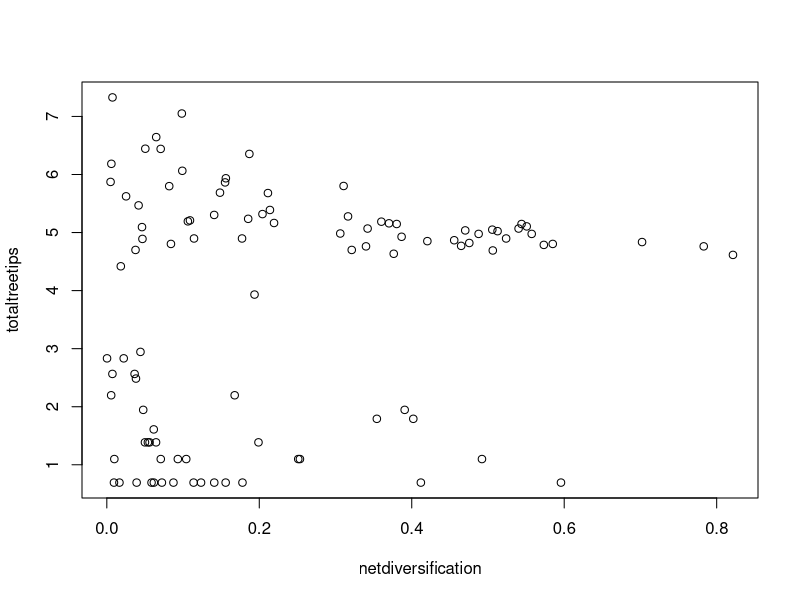
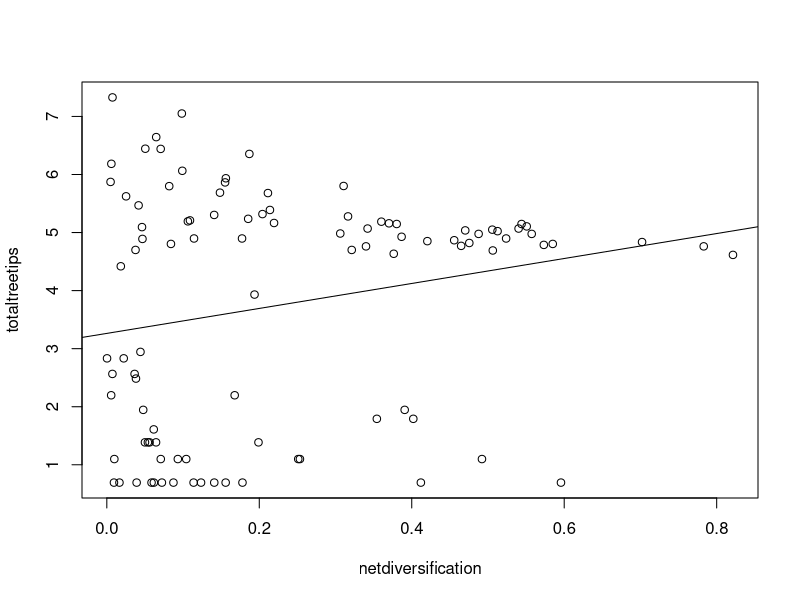
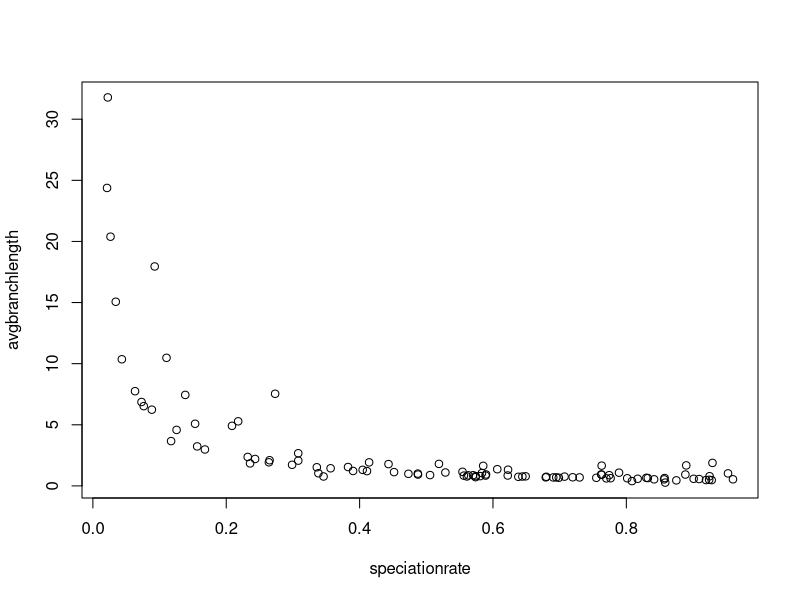
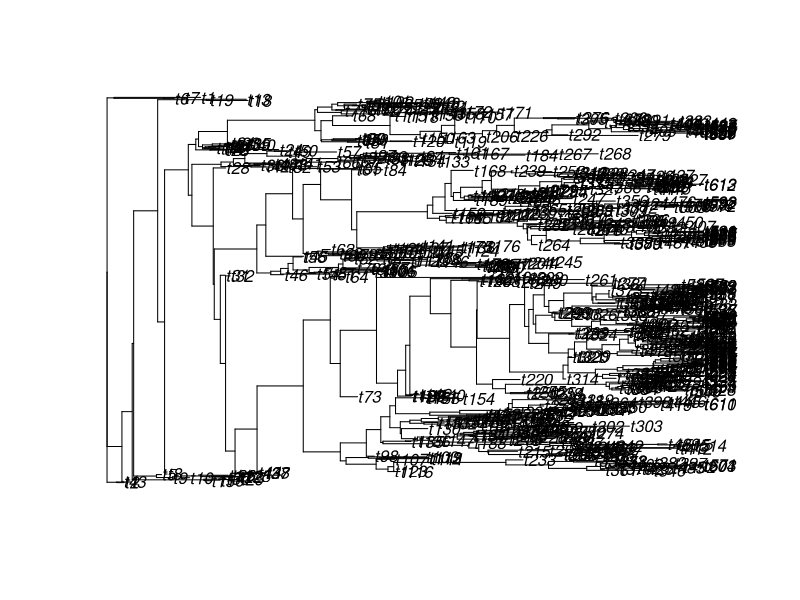
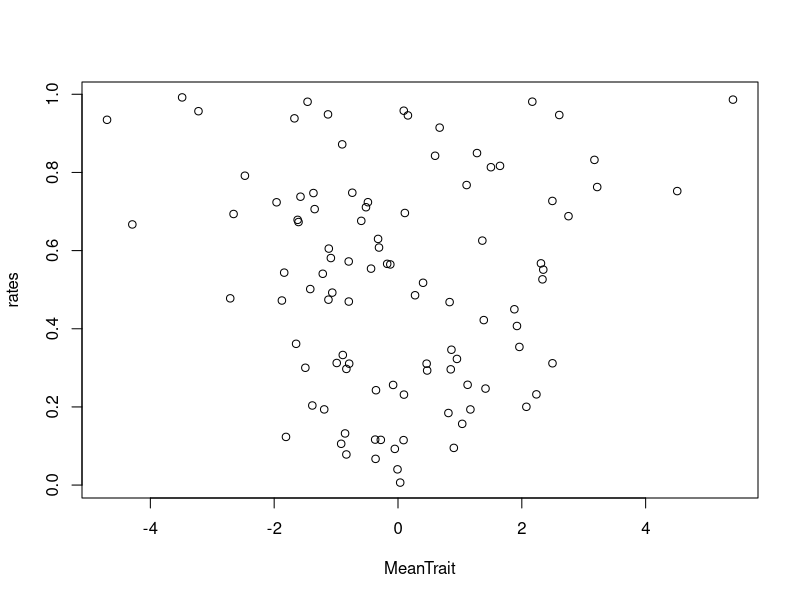
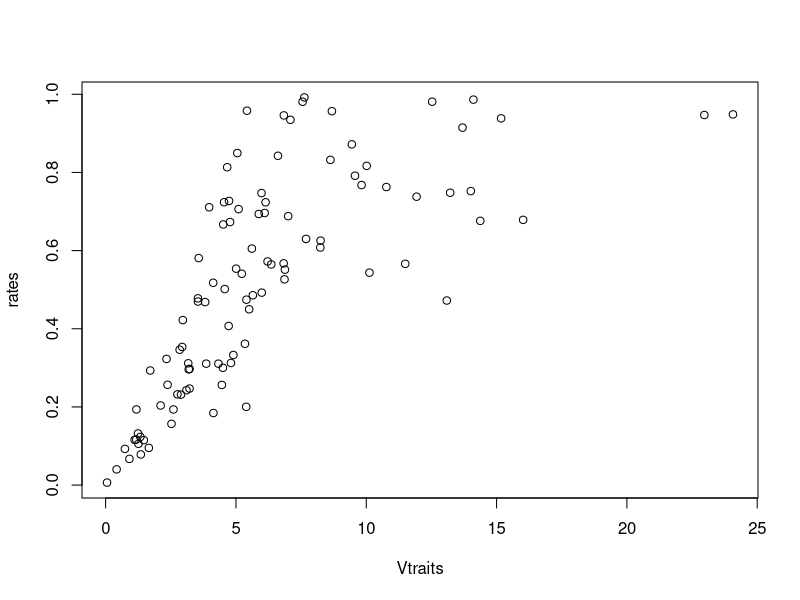
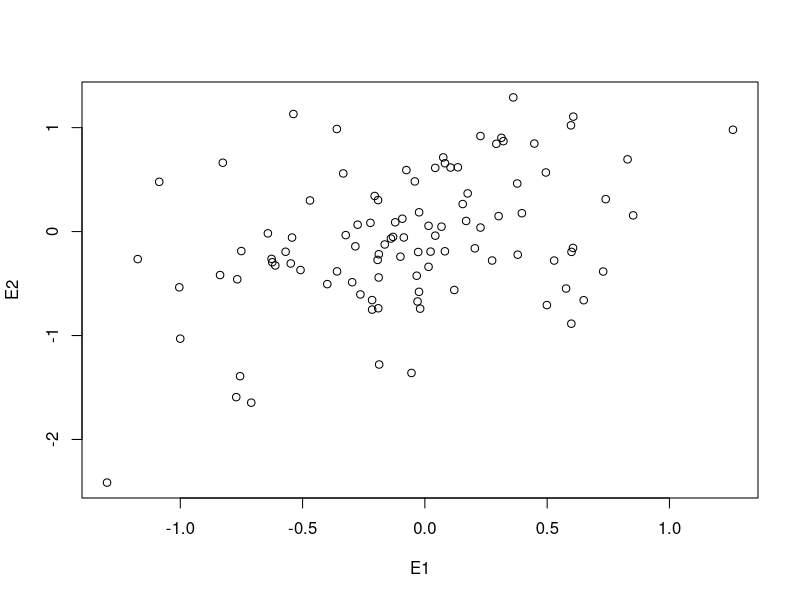
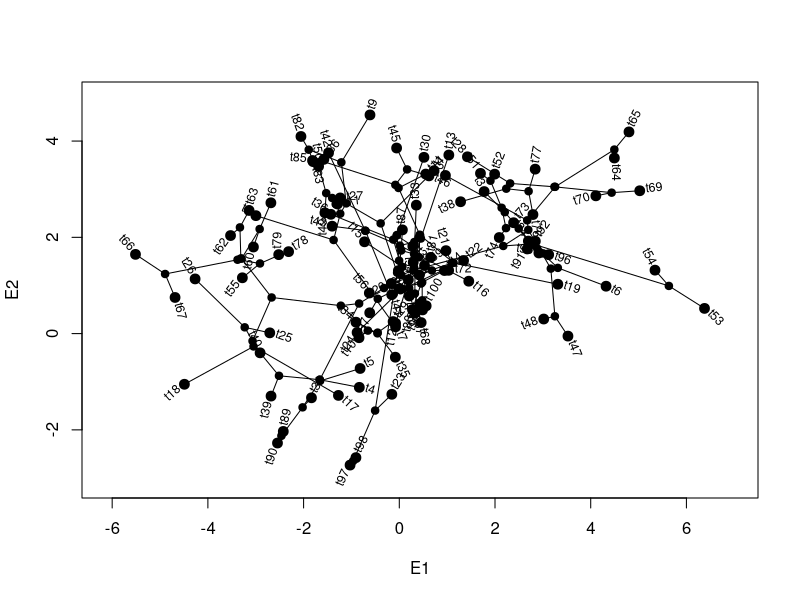

Write the R code that produced these figures, in order.
setwd("C:\\Users\\abh00\\OneDrive\\Desktop\\Evolution\\Tasks\\Task_10")
library(phytools)
trees<-list()
births<-vector()
Fractions<-vector()
netdiversification<-vector()
speciationrate<-vector()
avgbranchlength<-vector()
for(i in 1:100) {
  births[i]<-runif(1,0,1)
  Fractions[i]<-runif(1,0,1)
  trees[[i]]<-pbtree(n=100, b=births[i], d=Fractions[i] * births[i])
  netdiversification[i] <- (births[i]-Fractions[i]*births[i])
  speciationrate[i] <- births[i]
  avgbranchlength[[i]] <- mean(trees[[i]]$edge.length)
}
print(trees)
print(trees[[i]])
?rnorm
?sample
sample(births)
#4 As net diversification increases so does the log of total tree tips
netdiversification<-(births-Fractions*births)
totaltreetips<-log(sapply(trees,Ntip))
plot(netdiversification, totaltreetips)
Q4plot<-plot(netdiversification, totaltreetips)
line<-lm(totaltreetips ~ netdiversification)
abline(line)
#5 speciation rate increases with decreasng avg. branch length
plot(speciationrate, avgbranchlength)
#6 
cor(speciationrate, avgbranchlength)
#7
trees
trees[90]
Tree<-trees[[90]]
rates<-vector()
traits<-list()
plot(Tree)
for(i in 1:100){
  rates[i]<-runif(1)
  traits[[i]]<-fastBM(Tree, sig2=rates[i])
}
MeanTrait<-sapply(traits,mean)
CorRateTrait<-cor(MeanTrait,rates)
plot(MeanTrait,rates)
dev.off()
#8 there is no correlation between trait means and rates
Vtraits<-sapply(traits,var)
CorVrates<-cor(Vtraits,rates)
plot(Vtraits,rates)
dev.off()
#9 The variance of traits and the rates show a positive correlation.
E1<-sapply(traits,"[[",1)
E2<-sapply(traits,"[[",2)
ElementCor<-cor(E1,E2)
plot(E1,E2)
dev.off()
#10 A slight positive correlation with no significance is observed which is in 
#part due to the pylo tree relatedness.
# You have to account for phylogeny because things considered living, can not have 
#independent variables. This shows that all traits are correlated in some fashion
#but does not make the correlation meaningful.

#Extra Credit
ExCrdTree<-pbtree(n=100)
X<-fastBM(ExCrdTree,nsim=2)
ExCreditPlot<-phylomorphospace(ExCrdTree,X,xlab="E1",ylab="E2")
pdf("ExCreditPlot.pdf")
?pdf
?write.csv
head(ExCreditPlot)
?write.csv
